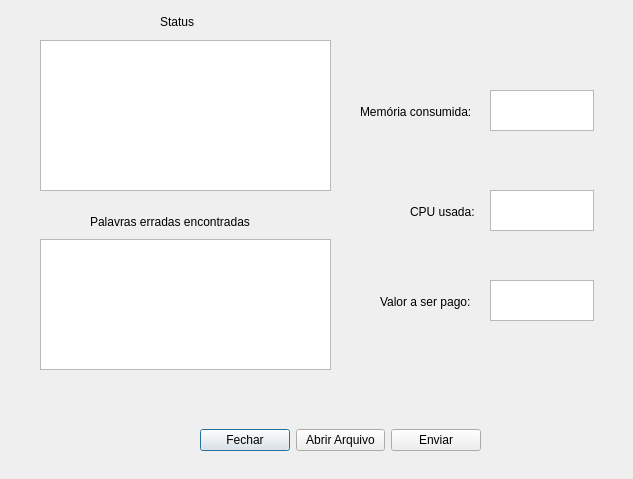
<?xml version="1.0" encoding="UTF-8"?>
<ui version="4.0">
 <class>Dialog_cliente</class>
 <widget class="QDialog" name="Dialog_cliente">
  <property name="geometry">
   <rect>
    <x>0</x>
    <y>0</y>
    <width>633</width>
    <height>479</height>
   </rect>
  </property>
  <property name="windowTitle">
   <string>Cliente</string>
  </property>
  <widget class="QWidget" name="gridLayoutWidget">
   <property name="geometry">
    <rect>
     <x>40</x>
     <y>40</y>
     <width>291</width>
     <height>151</height>
    </rect>
   </property>
   <layout class="QGridLayout" name="gridLayout">
    <item row="0" column="1">
     <widget class="QTextEdit" name="textEdit_Status">
      <property name="inputMethodHints">
       <set>Qt::ImhNone</set>
      </property>
     </widget>
    </item>
   </layout>
  </widget>
  <widget class="QWidget" name="verticalLayoutWidget">
   <property name="geometry">
    <rect>
     <x>40</x>
     <y>239</y>
     <width>291</width>
     <height>131</height>
    </rect>
   </property>
   <layout class="QVBoxLayout" name="verticalLayout">
    <item>
     <widget class="QTextEdit" name="textEdit_Resposta"/>
    </item>
   </layout>
  </widget>
  <widget class="QLabel" name="label">
   <property name="geometry">
    <rect>
     <x>90</x>
     <y>210</y>
     <width>181</width>
     <height>23</height>
    </rect>
   </property>
   <property name="text">
    <string>Palavras erradas encontradas</string>
   </property>
  </widget>
  <widget class="QLabel" name="label_2">
   <property name="geometry">
    <rect>
     <x>160</x>
     <y>10</y>
     <width>41</width>
     <height>23</height>
    </rect>
   </property>
   <property name="text">
    <string>Status</string>
   </property>
  </widget>
  <widget class="QWidget" name="layoutWidget">
   <property name="geometry">
    <rect>
     <x>200</x>
     <y>420</y>
     <width>281</width>
     <height>41</height>
    </rect>
   </property>
   <layout class="QHBoxLayout" name="horizontalLayout">
    <item>
     <widget class="QPushButton" name="pushButton_Fechar">
      <property name="text">
       <string>Fechar</string>
      </property>
     </widget>
    </item>
    <item>
     <widget class="QPushButton" name="pushButton_AbrirArq">
      <property name="text">
       <string>Abrir Arquivo</string>
      </property>
     </widget>
    </item>
    <item>
     <widget class="QPushButton" name="pushButton_Enviar">
      <property name="text">
       <string>Enviar</string>
      </property>
     </widget>
    </item>
   </layout>
  </widget>
  <widget class="QTextEdit" name="textEdit_memoria">
   <property name="geometry">
    <rect>
     <x>490</x>
     <y>90</y>
     <width>104</width>
     <height>41</height>
    </rect>
   </property>
  </widget>
  <widget class="QTextEdit" name="textEdit_cpu">
   <property name="geometry">
    <rect>
     <x>490</x>
     <y>190</y>
     <width>104</width>
     <height>41</height>
    </rect>
   </property>
  </widget>
  <widget class="QTextEdit" name="textEdit_ValorPg">
   <property name="geometry">
    <rect>
     <x>490</x>
     <y>280</y>
     <width>104</width>
     <height>41</height>
    </rect>
   </property>
  </widget>
  <widget class="QLabel" name="label_3">
   <property name="geometry">
    <rect>
     <x>360</x>
     <y>100</y>
     <width>121</width>
     <height>23</height>
    </rect>
   </property>
   <property name="text">
    <string>Memória consumida:</string>
   </property>
  </widget>
  <widget class="QLabel" name="label_4">
   <property name="geometry">
    <rect>
     <x>410</x>
     <y>200</y>
     <width>71</width>
     <height>23</height>
    </rect>
   </property>
   <property name="text">
    <string>CPU usada:</string>
   </property>
  </widget>
  <widget class="QLabel" name="label_5">
   <property name="geometry">
    <rect>
     <x>380</x>
     <y>290</y>
     <width>101</width>
     <height>23</height>
    </rect>
   </property>
   <property name="text">
    <string>Valor a ser pago: </string>
   </property>
  </widget>
  <zorder>textEdit_cpu</zorder>
  <zorder>gridLayoutWidget</zorder>
  <zorder>verticalLayoutWidget</zorder>
  <zorder>label</zorder>
  <zorder>label_2</zorder>
  <zorder>layoutWidget</zorder>
  <zorder>textEdit_memoria</zorder>
  <zorder>textEdit_ValorPg</zorder>
  <zorder>label_3</zorder>
  <zorder>label_4</zorder>
  <zorder>label_5</zorder>
 </widget>
 <resources/>
 <connections/>
</ui>
